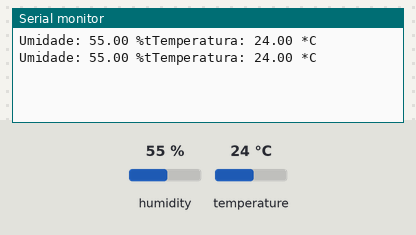
The sketch below on a simulated Arduino Uno, built with avr-gcc and run on an emulated ATmega328P. Parts: the last lines printed to the serial monitor. The inputs (shaded band) are chosen by the test bench; at power-on: humidity 55 %, temperature 24 °C.

Above: at 2.8 s.
2.9 s: humidity set to 22 %
At 4.7 s:
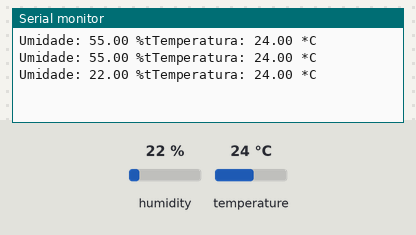
5.6 s: temperature set to 12 °C
At 7.1 s:
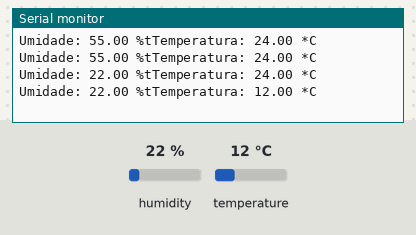
8.3 s: humidity set to 40 %
At 10.8 s:
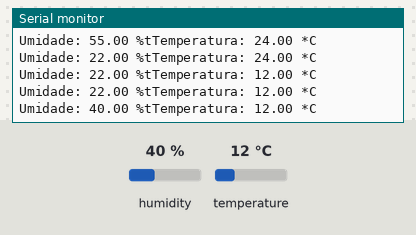
Timing chart, 0 to 12.3 s (numbered marks = the images above; inputs shaded):
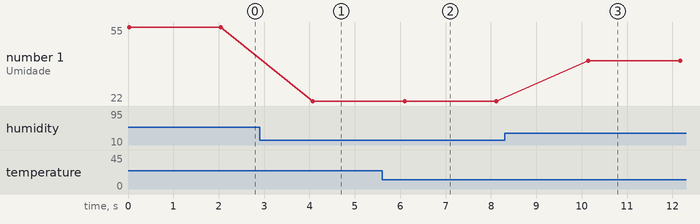

Measured:
- after the input at 2.9 s, the serial monitor: prints a new line after 1.2 s (image 1)
- after the input at 5.6 s, the serial monitor: prints a new line after 0.50 s (image 2)
- after the input at 8.3 s, the serial monitor: prints a new line after 1.8 s (image 3)
- plotted number 1: 55 → 22 after the input at 2.9 s, 22 → 40 after the input at 8.3 s

The sketch:

Dht11.ino
```cpp
#include "DHT.h" //biblioteca

#define DHTPIN A0 // pino que estamos conectado
#define DHTTYPE DHT11 // fala que utilizamos o DHT 11
DHT dht(DHTPIN, DHTTYPE);//passa essas informações

void setup()
{
  Serial.begin(9600); //configura a taxa de transferência em bits por segundo (baud rate)
  dht.begin(); // inicia o sensor
}

void loop()
{

  float h = dht.readHumidity(); // realiza a leitura da umidade
  float t = dht.readTemperature(); // Realiza a leitura da temperatura
  if (isnan(t) || isnan(h))
  { // caso não consiga realizar a leitura
    Serial.println("Failed to read from DHT");
  }
  else
  {
    Serial.print("Umidade: "); // printa a umidade
    Serial.print(h);
    Serial.print(" %t"); // printa a temperatura
    Serial.print("Temperatura: ");
    Serial.print(t);
    Serial.println(" *C");
  }
    delay(2000);

}
```
